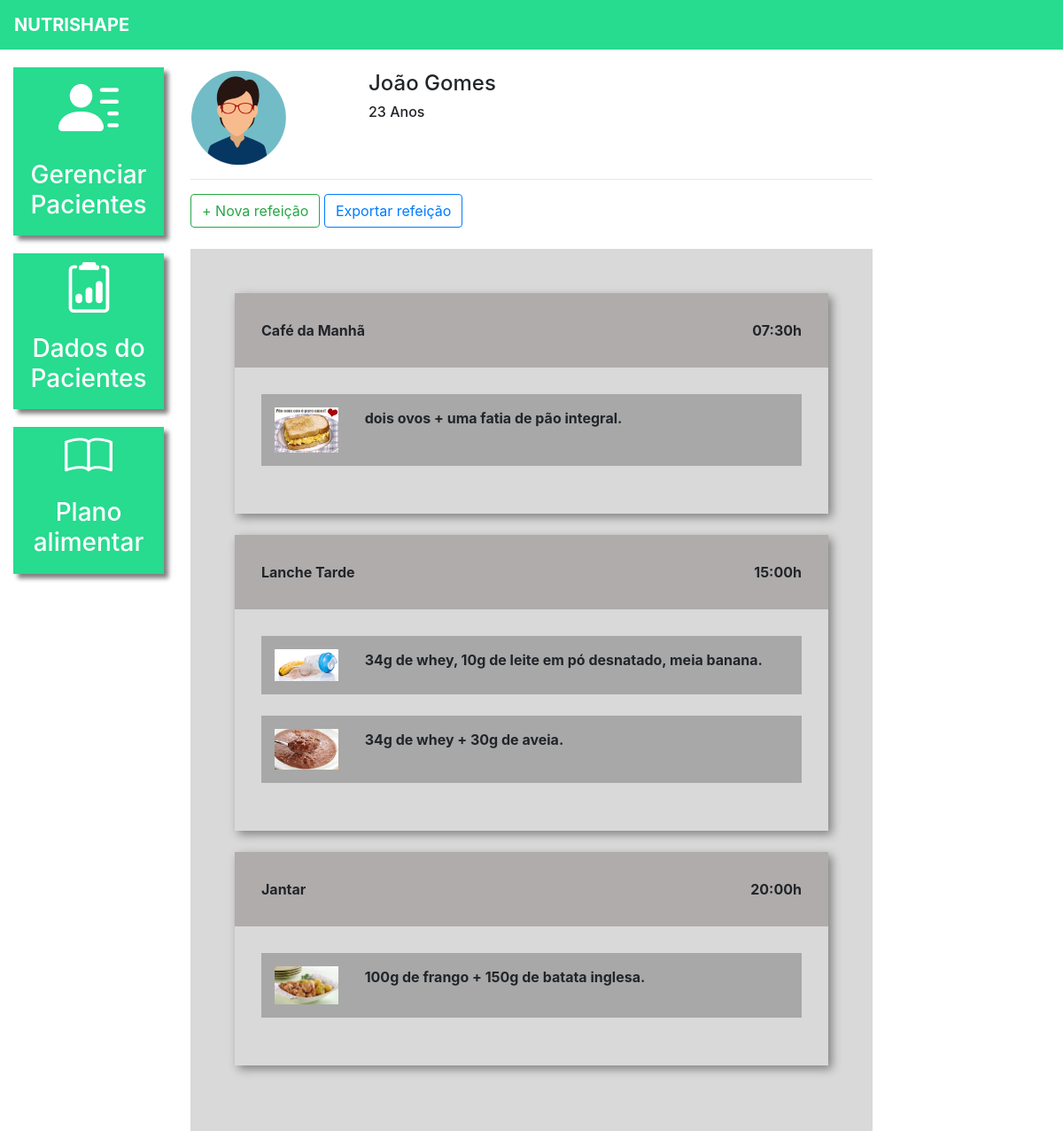
Page /plano_alimentar/1 (signed in) on the committed database.
### plataforma/models.py (models this page shows, shortened)
class Pacientes(models.Model):
    choices_sexo = (('F', 'Feminino'),
                    ('M', 'Maculino'))
    nome = models.CharField(max_length=50)
    sexo = models.CharField(max_length=1, choices=choices_sexo)
    idade = models.IntegerField()
    email = models.EmailField()
    telefone = models.CharField(max_length=19)
    nutri = models.ForeignKey(User, on_delete=models.CASCADE)

class Refeicao(models.Model):
    paciente = models.ForeignKey(Pacientes, on_delete=models.CASCADE)
    titulo = models.CharField(max_length=50)
    horario = models.TimeField()
    carboidratos = models.IntegerField()
    proteinas = models.IntegerField()
    gorduras = models.IntegerField()

class Opcao(models.Model):
    refeicao = models.ForeignKey(Refeicao, on_delete=models.CASCADE)
    imagem = models.ImageField(upload_to='opcao')
    descricao = models.TextField()

### plataforma/views.py (the view)
# urls.py: path('plano_alimentar/<str:id>',views.plano_alimentar, name='plano_alimentar'),
@login_required(login_url='/auth/login')
def plano_alimentar(request, id):
    paciente = get_object_or_404(Pacientes, id=id)
    if not paciente.nutri == request.user:
        messages.add_message(request, constants.ERROR, 'Esse paciente não é seu')
        return redirect('/dados_paciente/')
    if request.method == "GET":
        r1 = Refeicao.objects.filter(paciente = paciente).order_by('horario')
        opcao = Opcao.objects.all()
        return render(request, 'plano_alimentar.html', {'paciente': paciente, 'refeicao':r1, 'opcao':opcao })

### plataforma/templates/plano_alimentar.html (shortened to what this page needs)
{% extends 'base_pacientes.html' %}
{% load static %}
{% block 'plataforma' %}
    <br>
    <div class="row">
        <div class="col-md-3">
                {% if paciente.sexo == "M"%}
                    <img src="{% static 'plataforma/img/perfil2.png' %}">
                {% else %}
                    <img src="{% static 'plataforma/img/perfil1.png' %}">
                {% endif %}
        </div>
        <div class="col-md-3 dados descricao">
            <h4>{{paciente.nome}}</h4>
            <h6>{{paciente.idade}} Anos</h6>
        </div>
    </div>
    <hr>
    <button type="button" class="btn btn-outline-success" data-toggle="modal" data-target="#modal">
        + Nova refeição
    </button>
    <button type="button" class="btn btn-outline-primary">
        Exportar refeição
    </button>
    <br>
    <br>
    <div class="fundo-alimentar">
        {% for re in refeicao %}
        <div class="refeicao">
            <div class="head-refeicao">
                <span>{{re.titulo}}</span>
                <span style="float: right;">{{re.horario}}h</span>
            </div>
            <div class="body-refeicao">
                {% for o1 in opcao %}
                    {% if o1.refeicao == re %}
                    <div class="opcao">
                        <div class="row">
                            <div class="col-md-2">
                                <img width="100%" src="{{o1.imagem.url}}">
                            </div>
                            <div class="col-md-10">
                                {{o1.descricao}}
                            </div>
                        </div>
                    </div>
                    <br>
                    {% endif %}
                {% endfor %}
            </div>
        </div>
        <br>
        {%endfor%}
    </div>
{% endblock%}

### templates/base_pacientes.html
{% extends 'base.html' %}
{% load static %}
{% block 'head' %}
    <link rel="stylesheet" href="{% static 'plataforma/css/plataforma.css' %}">
    <link rel="stylesheet" href="{% static 'plataforma/css/plano_alimentar.css' %}">
{% endblock %}
{%block 'body' %}
    <div class="container-fluid">
        <div class="row">
            <div class="col-md-2">
                <a href="{% url 'pacientes' %}" class="link-lateral">
                    <div class="card-lateral">
                        <img src="{% static 'plataforma/img/paciente.png' %}">
                        <br>
                        <br>
                        <h3>Gerenciar Pacientes</h3>
                    </div>
                  </a>
                  <a href="{% url 'dados_paciente_listar' %}" class="link-lateral">
                    <div class="card-lateral">
                        <img src="{% static 'plataforma/img/dados_paciente.png' %}">
                        <br>
                        <br>
                        <h3>Dados do Pacientes</h3>
                    </div>
                  </a>
                  <a href="{% url 'plano_alimentar_listar' %}" class="link-lateral">
                    <div class="card-lateral">
                        <img src="{% static 'plataforma/img/plano_alimentar.png' %}">
                        <br>
                        <br>
                        <h3>Plano alimentar</h3>
                    </div>
                  </a>
            </div>
            <div class="col-md-8">
                {% block 'plataforma' %}
                {% endblock %}
            </div>
        </div>
    </div>
{% endblock%}

### templates/base.html (shortened to what this page needs)
{% load static %}
<!doctype html>
<html lang="pt-BR">
  <head>
    {% block 'head' %}{% endblock  %}
    <link rel="stylesheet" href="https://cdn.jsdelivr.net/npm/bootstrap@4.6.1/dist/css/bootstrap.min.css">
  </head>
  <body>
    {% if user.is_authenticated %}
      <nav style="background-color: #27DB8F;" class="navbar navbar-expand-lg navbar-dark">
        <a style="font-weight: bold" class="navbar-brand" href="#">NUTRISHAPE</a>
      </nav>
    {% endif %}
    {% block 'body' %}{% endblock  %}
  </body>
</html>

### static/plataforma/css/plataforma.css (style rules this page uses)
.card-lateral { background-color: #27DB8F; margin-top: 20px; padding: 10px; color: white; font-weight: bold; text-decoration: none; text-align: center; box-shadow: 5px 5px 5px gray; }
.dados { font-weight: bold; }
.descricao { margin-left: -12%; }
@media (max-width: 1300px) { .descricao { margin-left: 1px; } }

### static/plataforma/css/plano_alimentar.css (style rules this page uses)
.fundo-alimentar { background-color: #D9D9D9; padding: 50px; }
.refeicao { box-shadow: 4px 4px 10px gray; }
.head-refeicao { background-color: #B0ACAC; padding: 30px; font-weight: bold; }
.body-refeicao { padding: 30px; font-weight: bold; }
.opcao { background-color: #A8A8A8; padding: 15px; }

### rows in the picture
Pacientes: nome "João Gomes", idade "23"
Refeicao: titulo "Café da Manhã", horario "07:30"
Opcao: imagem (picture), descricao "dois ovos + uma fatia de pão integral."
Refeicao: titulo "Lanche Tarde", horario "15:00"
Opcao: imagem (picture), descricao "34g de whey, 10g de leite em pó desnatado, meia banana."
Opcao: imagem (picture), descricao "34g de whey + 30g de aveia."
Refeicao: titulo "Jantar", horario "20:00"
Opcao: imagem (picture), descricao "100g de frango + 150g de batata inglesa."
